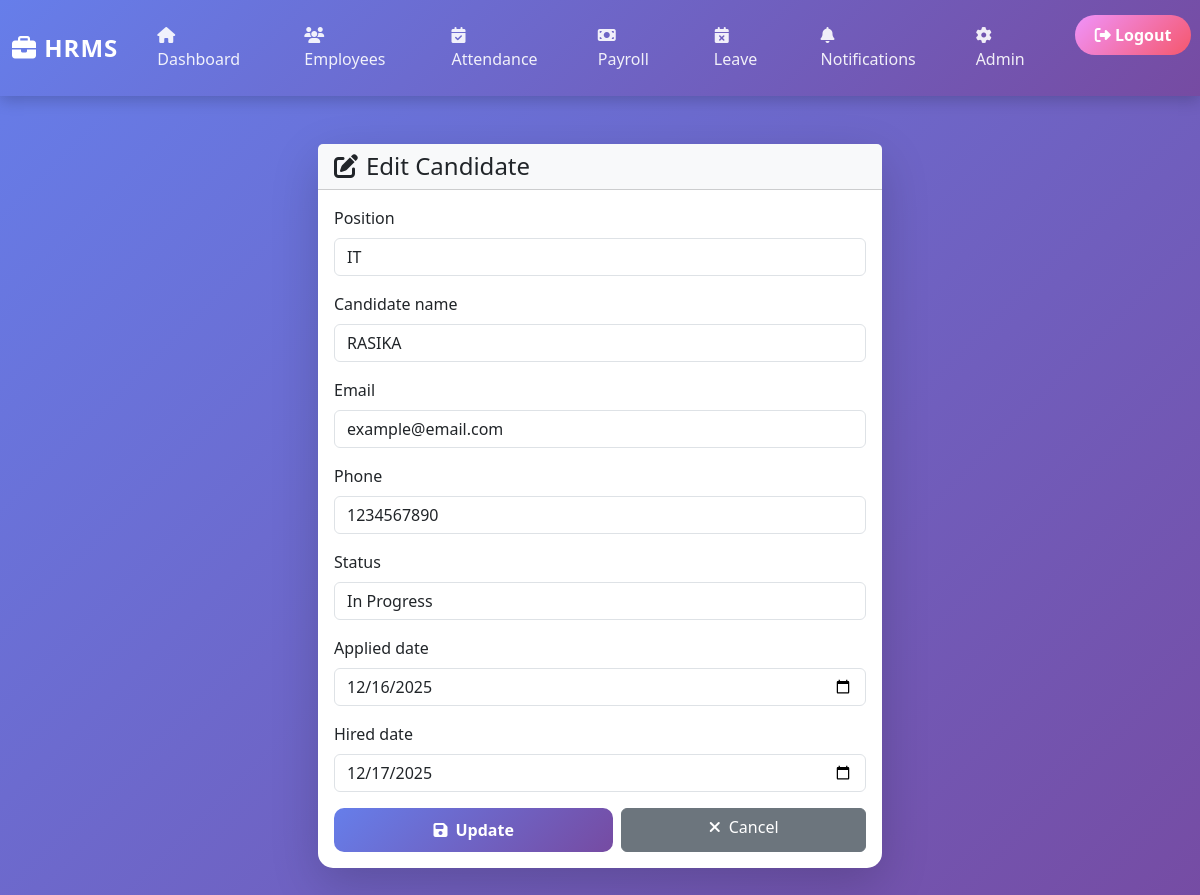
Screenshot of /recruitment/edit/1/ (signed in) with the database file from the repository.
### recruitment/models.py (models this page shows, shortened)
class Recruitment(models.Model):
    STATUS_CHOICES = [
        ('open', 'Open'),
        ('in_progress', 'In Progress'),
        ('closed', 'Closed'),
        ('hired', 'Hired'),
    ]
    position = models.CharField(max_length=100, default='N/A')
    candidate_name = models.CharField(max_length=100, default='N/A')
    email = models.EmailField(default='example@email.com')
    phone = models.CharField(max_length=20, default='')
    status = models.CharField(max_length=20, choices=STATUS_CHOICES, default='open')
    applied_date = models.DateField(default=timezone.now)
    hired_date = models.DateField(null=True, blank=True)
    employee_created = models.BooleanField(default=False)
    created_at = models.DateTimeField(auto_now_add=True)
    updated_at = models.DateTimeField(auto_now=True)
    class Meta:
        verbose_name_plural = "Recruitments"

### recruitment/views.py (the view)
# urls.py: path('edit/<int:recruitment_id>/', views.edit_recruitment, name='edit_recruitment'),
@login_required
def edit_recruitment(request, recruitment_id):
    recruitment = get_object_or_404(Recruitment, id=recruitment_id)
    if request.method == 'POST':
        form = RecruitmentForm(request.POST, instance=recruitment)
        if form.is_valid():
            if recruitment.status != 'hired' and form.cleaned_data.get('status') == 'hired':
                form.instance.hired_date = timezone.now().date()
                messages.success(request, f'✓ {recruitment.candidate_name} hired! Employee record auto-created as emp00XXX')
            form.save()
            return redirect('recruitment:recruitment_list')
    else:
        form = RecruitmentForm(instance=recruitment)
    return render(request, 'recruitment/edit_recruitment.html', {'form': form, 'recruitment': recruitment})

### recruitment/forms.py
class RecruitmentForm(forms.ModelForm):
    class Meta:
        model = Recruitment
        fields = ['position', 'candidate_name', 'email', 'phone', 'status', 'applied_date', 'hired_date']
        widgets = {
            'position': forms.TextInput(attrs={'class': 'form-control', 'placeholder': 'Position'}),
            'candidate_name': forms.TextInput(attrs={'class': 'form-control', 'placeholder': 'Candidate Name'}),
            'email': forms.EmailInput(attrs={'class': 'form-control', 'placeholder': 'Email'}),
            'phone': forms.TextInput(attrs={'class': 'form-control', 'placeholder': 'Phone'}),
            'status': forms.Select(attrs={'class': 'form-control'}),
            'applied_date': forms.DateInput(attrs={'class': 'form-control', 'type': 'date'}),
            'hired_date': forms.DateInput(attrs={'class': 'form-control', 'type': 'date'}),
        }
        help_texts = {
            'hired_date': 'Set this date when changing status to "Hired"',
        }

### templates/recruitment/edit_recruitment.html (shortened to what this page needs)
{% extends 'base.html' %}
{% block content %}
<div class="container mt-5">
    <div class="row justify-content-center">
        <div class="col-md-6">
            <div class="card shadow-lg border-0" style="border-top: 4px solid #667eea;">
                <div class="card-header bg-light">
                    <h4 class="mb-0"><i class="fas fa-edit me-2"></i>Edit Candidate</h4>
                </div>
                <div class="card-body">
                    <form method="post">
                        {% for field in form %}
                            <div class="mb-3">
                                <label for="{{ field.id_for_label }}" class="form-label fw-500">{{ field.label }}</label>
                                {{ field }}
                            </div>
                        {% endfor %}
                        <div class="d-flex gap-2">
                            <button type="submit" class="btn btn-primary flex-grow-1">
                                <i class="fas fa-save me-2"></i>Update
                            </button>
                            <a href="{% url 'recruitment:recruitment_list' %}" class="btn btn-secondary flex-grow-1">
                                <i class="fas fa-times me-2"></i>Cancel
                            </a>
                        </div>
                    </form>
                </div>
            </div>
        </div>
    </div>
</div>
{% endblock %}

### employees/templates/base.html (style rules this page uses)
* { margin: 0; padding: 0; box-sizing: border-box; }
body { background: linear-gradient(135deg, #667eea 0%, #764ba2 100%); min-height: 100vh; font-family: 'Segoe UI', Tahoma, Geneva, Verdana, sans-serif; padding-bottom: 50px; }
.container { max-width: 1200px; margin-top: 40px; }
.card { border: none; border-radius: 15px; box-shadow: 0 8px 25px rgba(0,0,0,0.15); transition: transform 0.3s ease, box-shadow 0.3s ease; background: #fff; margin-bottom: 25px; }
.btn-primary { background: linear-gradient(135deg, #667eea 0%, #764ba2 100%); border: none; border-radius: 10px; padding: 10px 25px; font-weight: 600; transition: all 0.3s ease; }

### rows the page displays
Recruitment: form "IT" "RASIKA" "example@email.com" "1234567890" "In Progress" "12/16/2025" "12/17/2025"

### other values shown
{{ field.label }} "Position" "Candidate name" "Email" "Phone" "Status" "Applied date" "Hired date"
